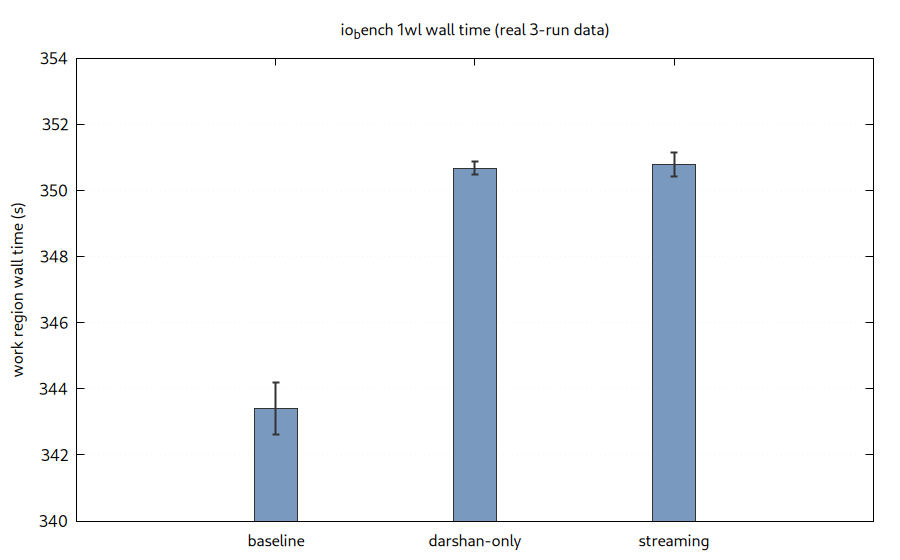

This chart was generated by the following gnuplot code:
set terminal pngcairo size 900,560 enhanced font 'Arial,12'
set output 'deliverables/iobench_1wl_walltime_mean_std.png'
set title 'io_bench 1wl wall time (real 3-run data)'
set ylabel 'work region wall time (s)'
set yrange [340:354]
set grid ytics lw 1 lc rgb '#dddddd'
set style data histograms
set style histogram errorbars gap 2 lw 2
set style fill solid 0.75 border rgb '#333333'
set boxwidth 0.65
set key off
set xtics rotate by 0
plot 'deliverables/iobench_1wl_walltime_mean_std.dat' using 2:3:xtic(1) lc rgb '#4c78a8'

set terminal svg size 900,560 enhanced font 'Arial,12'
set output 'deliverables/iobench_1wl_walltime_mean_std.svg'
replot
